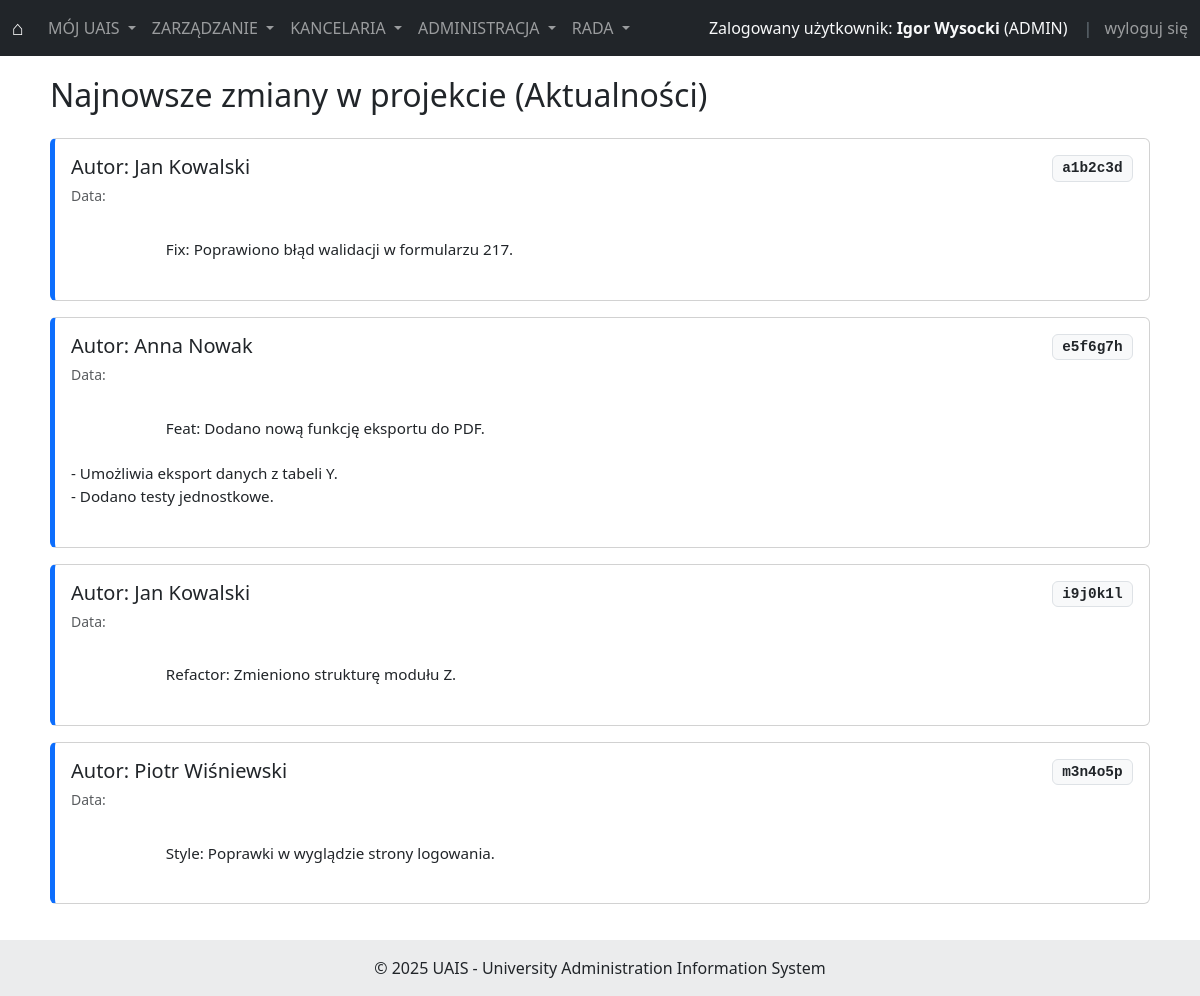
The app's page / (signed in) with its own data.
### users/models.py (models this page shows, shortened)
class User(AbstractUser):
    class Role(models.TextChoices):
        ADMIN = 'ADMIN', _('Administrator')
        PRAWNIK = 'PRAWNIK', _('Radca prawny')
        OBSLUGA = 'OBSLUGA', _('Pomoc administracyjna') # Zmieniona nazwa wyświetlana
        RADA = 'RADA', _('Zarząd Rady Dyscypliny')     # Zmieniona nazwa wyświetlana
    role = models.CharField(
        _('Rola'),
        max_length=50,
        choices=Role.choices,
        null=True,
        blank=True
    )
    rada_wydzialu = models.CharField(
        _('Rada/Jednostka'),
        max_length=255,
        blank=True, # Pole może być puste
        default='Wydział Elektrotechniki i Informatyki' # Domyślna wartość
    )
    email = models.EmailField(_('email address'), unique=True)
    USERNAME_FIELD = 'email'
    REQUIRED_FIELDS = ['username']

### users/views.py (the view)
# urls.py: path('', user_views.home_view, name='home'),
def home_view(request):
    dummy_commits = [
        {
            'sha': 'a1b2c3d4',
            'author': 'Jan Kowalski',
            'date': '2025-04-07T10:30:00Z',
            'message': 'Fix: Poprawiono błąd walidacji w formularzu 217.'
        },
        {
            'sha': 'e5f6g7h8',
            'author': 'Anna Nowak',
            'date': '2025-04-07T09:15:00Z',
            'message': 'Feat: Dodano nową funkcję eksportu do PDF.\n\n- Umożliwia eksport danych z tabeli Y.\n- Dodano testy jednostkowe.'
        },
        {
            'sha': 'i9j0k1l2',
            'author': 'Jan Kowalski',
            'date': '2025-04-06T18:00:00Z',
            'message': 'Refactor: Zmieniono strukturę modułu Z.'
        },
        {
            'sha': 'm3n4o5p6',
            'author': 'Piotr Wiśniewski',
            'date': '2025-04-06T15:45:00Z',
            'message': 'Style: Poprawki w wyglądzie strony logowania.'
        },
    ]
    context = {
        'welcome_message': 'Witaj w systemie UAIS!',
        'commits': dummy_commits
    }
    return render(request, 'home.html', context)

### templates/home.html (shortened to what this page needs)
{% extends 'base.html' %}
{% load static %}
{% block content %}
    <h2 class="mb-4">Najnowsze zmiany w projekcie (Aktualności)</h2>
    {% if commits %}
        {% for commit in commits %}
            <div class="card mb-3 commit-card">
                <div class="card-body">
                    <div class="d-flex justify-content-between align-items-start mb-2">
                        <div>
                            <h5 class="card-title mb-1">Autor: {{ commit.author }}</h5>
                            <small class="text-muted">Data: {{ commit.date|date:"Y-m-d H:i" }}</small>
                        </div>
                        <span class="commit-sha badge bg-light text-dark border">
                            {{ commit.sha|slice:":7" }}
                        </span>
                    </div>
                    <p class="card-text commit-message-preview">
                        {{ commit.message }}
                    </p>
                </div>
            </div>
        {% endfor %}
    {% else %}
        <div class="alert alert-info" role="alert">
            Brak informacji o ostatnich zmianach lub nie udało się ich pobrać.
        </div>
    {% endif %}
{% endblock %}

### templates/base.html (shortened to what this page needs)
<!doctype html>
<html lang="pl">
<head>
    <link href="https://cdn.jsdelivr.net/npm/bootstrap@5.3.3/dist/css/bootstrap.min.css" rel="stylesheet">
    <link rel="stylesheet" href="https://cdn.jsdelivr.net/npm/bootstrap-icons@1.11.3/font/bootstrap-icons.min.css">
</head>
<body>
<nav class="navbar navbar-expand-lg navbar-dark bg-dark fixed-top">
    <div class="container-fluid">
        <a class="navbar-brand" href="{% url 'home' %}">⌂</a>
        <div class="collapse navbar-collapse" id="navbarNavDropdown">
            <ul class="navbar-nav me-auto mb-2 mb-lg-0">
                <li class="nav-item dropdown">
                    <a class="nav-link dropdown-toggle" href="#" id="mojUaisMenuLink" role="button" data-bs-toggle="dropdown" aria-expanded="false">
                        MÓJ UAIS
                    </a>
                </li>
                {% if user.is_authenticated %}
                    {% with allowed_roles=user.Role.ADMIN %}
                    <li class="nav-item dropdown">
                        <a class="nav-link dropdown-toggle {% if user.role != user.Role.ADMIN and not user.is_superuser %}disabled{% endif %}"
                           href="#"
                           id="managementMenuLink"
                           role="button"
                           data-bs-toggle="dropdown"
                           aria-expanded="false"
                           >
                            ZARZĄDZANIE
                        </a>
                    </li>
                    {% endwith %}
                    {% with allowed_roles=user.Role.PRAWNIK|stringformat:"s,"|add:user.Role.ADMIN %}
                    <li class="nav-item dropdown">
                        <a class="nav-link dropdown-toggle {% if user.role not in allowed_roles and not user.is_superuser %}disabled{% endif %}"
                           href="#"
                           id="kancelariaMenuLink"
                           role="button"
                           data-bs-toggle="dropdown"
                           aria-expanded="false"
                           >
                            KANCELARIA
                        </a>
                    </li>
                    {% endwith %}
                    {% with allowed_roles=user.Role.OBSLUGA|stringformat:"s,"|add:user.Role.ADMIN %}
                    <li class="nav-item dropdown">
                        <a class="nav-link dropdown-toggle {% if user.role not in allowed_roles and not user.is_superuser %}disabled{% endif %}"
                           href="#"
                           id="administracjaMenuLink"
                           role="button"
                           data-bs-toggle="dropdown"
                           aria-expanded="false"
                           >
                            ADMINISTRACJA
                        </a>
                    </li>
                     {% endwith %}
                    {% with allowed_roles=user.Role.RADA|stringformat:"s,"|add:user.Role.ADMIN %}
                    <li class="nav-item dropdown">
                        <a class="nav-link dropdown-toggle {% if user.role not in allowed_roles and not user.is_superuser %}disabled{% endif %}"
                           href="#"
                           id="radaMenuLink"
                           role="button"
                           data-bs-toggle="dropdown"
                           aria-expanded="false"
                           >
                            RADA
                        </a>
                    </li>
                     {% endwith %}
                {% endif %}
            </ul><ul class="navbar-nav ms-auto mb-2 mb-lg-0 align-items-center">
                {% if user.is_authenticated %}
                    <li class="nav-item text-light me-3">
                        Zalogowany użytkownik:
                        <strong>{% if user.first_name and user.last_name %}{{ user.first_name }} {{ user.last_name }}{% else %}{{ user.username }}{% endif %}</strong>
                        ({% if user.role %}{{ user.role|upper }}{% else %}BRAK ROLI{% endif %})
                    </li>
                    <li class="nav-item">
                        <span class="text-secondary me-2">|</span>
                        <form class="d-inline" method="post" action="{% url 'logout' %}">
                            <button type="submit" class="btn btn-link nav-link d-inline p-0 m-0 align-baseline">
                                wyloguj się
                            </button>
                        </form>
                    </li>
                {% else %}
                    <li class="nav-item">
                        <a class="nav-link {% if request.resolver_match.url_name == 'login' %}active{% endif %}" href="{% url 'login' %}">Zaloguj się</a>
                    </li>
                {% endif %}
            </ul></div></div></nav>
<div class="container content-wrapper">
    {% block content %}
    {% endblock %}
</div>
<footer class="bg-light text-center text-lg-start mt-auto">
  <div class="text-center p-3" style="background-color: rgba(0, 0, 0, 0.05);">
    © {% now "Y" %} UAIS - University Administration Information System
  </div>
</footer>
</body>
</html>

### templates/base.html (style rules this page uses)
body { padding-top: 56px; }
.content-wrapper { padding: 20px; min-height: calc(100vh - 56px - 58px); }

### templates/home.html (style rules this page uses)
.commit-card { border-left: 5px solid #0d6efd; }
.commit-sha { font-family: monospace; font-size: 0.9em; color: #6c757d; }
.commit-message-preview { white-space: pre-wrap; font-size: 0.95em; }

### records on screen
User: first_name "Igor", last_name "Wysocki", role "ADMIN"

### other values on screen
{{ commit.author }} "Jan Kowalski" "Anna Nowak" "Jan Kowalski" "Piotr Wiśniewski"
{{ commit.sha|slice:":7" }} "a1b2c3d" "e5f6g7h" "i9j0k1l" "m3n4o5p"
{{ commit.message }} "Fix: Poprawiono błąd walidacji w formularzu 217." "Feat: Dodano nową funkcję eksportu do PDF. - Umożliwia eksport danych z tabeli Y. - Dodano testy jednostkowe." "Refactor: Zmieniono strukturę modułu Z." "Style: Poprawki w wyglądzie strony logowania."
